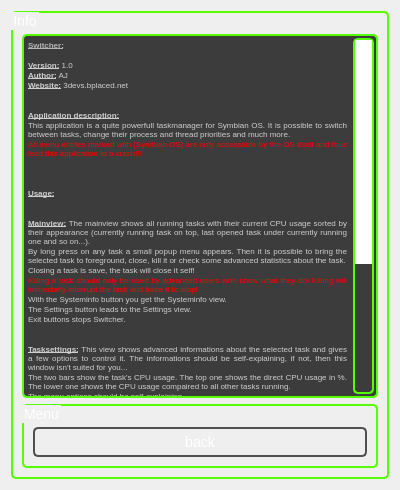
<?xml version="1.0" encoding="UTF-8"?>
<ui version="4.0">
 <class>Info</class>
 <widget class="QWidget" name="Info">
  <property name="geometry">
   <rect>
    <x>0</x>
    <y>0</y>
    <width>400</width>
    <height>490</height>
   </rect>
  </property>
  <property name="windowTitle">
   <string>Form</string>
  </property>
  <property name="styleSheet">
   <string notr="true">
QWidget {
font-size: 14px;
}

QCheckBox{
color:rgb(255,255,255);
}

QSpinBox{
color:rgb(255,255,255);
}

QScrollArea {
background: rgb(60, 60, 60);
}

QListWidget {
border: 2px solid gray;
border-radius: 5px;
border-color: rgb(85, 255, 0);
background: rgb(60, 60, 60);
color: white;
	selection-color: rgb(85, 255, 0);
	selection-background-color: rgb(90, 90, 90);
font-size: 22px;
}


QTextEdit {
border: 2px solid gray;
border-radius: 5px;
border-color: rgb(85, 255, 0);
background: rgb(60, 60, 60);
color: white;
	selection-color: rgb(85, 255, 0);
	selection-background-color: rgb(90, 90, 90);
}

QLabel {
background: none;
color: white;
}

QProgressBar {
color: white;
border: 2px solid  rgb(80, 80, 80);
text-align: center;
padding: 1px;
border-radius: 5px;
background: qradialgradient(cx: 0.5, cy: -0.5,
fx: 0.5, fy: -0.5,
radius: 1.35, stop: 0 #ddd, stop: 1 #111);
width: 30px;
height: 14px; 
}

QProgressBar::chunk {

border-radius: 3px;
background: qradialgradient(cx: 0.5, cy: -0.5,
fx: 0.5, fy: -0.5,
radius: 1.35, stop: 0.0 #fff, stop: 0.4999 #8f0,  stop: 0.5 #8f0, stop: 1.0 #050);
border: 1px solid rgb(0, 0, 0);
}

QGroupBox {
border: 2px solid;
border-radius: 5px;
border-color: rgb(85, 255, 0);
background: qradialgradient(cx: 0.5, cy: -0.5,
fx: 0.5, fy: -0.5,
radius: 1.35, stop: 0 #ddd, stop: 1 #111);
padding-top: 12px;
color: white;
selection-color: rgb(30, 30, 30);
}

QPushButton {
color: white;
border: 2px solid rgb(80, 80, 80);
border-radius: 5px;
padding: -2px;

background: qradialgradient(cx: 0.5, cy: -0.5,
fx: 0.5, fy: -0.5,
radius: 1.35, stop: 0 #ddd, stop: 1 #111);
min-width: 80px;
min-height:30px;
}

QPushButton:hover {
border: 2px solid  rgb(160, 160, 160);
background: qradialgradient(cx: 0.5, cy: -0.5,
fx: 0.5, fy: -0.5,
radius: 1.35, stop: 0 #fff, stop: 1 #111);
}

 QPushButton:pressed {
color:  rgb(85, 255, 0);
border: 2px solid rgb(85, 255, 0);
background: qradialgradient(cx: 0.5, cy: -0.5,
fx: 0.5, fy: -0.5,
radius: 1.35, stop: 0 #fff, stop: 1 #111);
}

QMenu{
border: 2px solid rgb(85, 255, 0);
border-radius: 5px;
font-size: 22px;
min-height:25px;
	selection-color: rgb(85, 255, 0);
	selection-background-color: rgb(90, 90, 90);
}




QScrollBar:horizontal {
border: 2px solid;
border-color: rgb(85,255,0);
border-radius: 5px;
background: rgb(60,60,60);
height: 25px;
margin: 2px 2px 2px 2px;
}
QScrollBar::handle:horizontal {
background: rgb(255,255,255);
min-width: 30px;
}
QScrollBar::add-line:horizontal {
background: none;
width: 20px;
subcontrol-position: right;
subcontrol-origin: margin;
}
QScrollBar::sub-line:horizontal {
background: none;
width: 20px;
subcontrol-position: left;
subcontrol-origin: margin;
}
QScrollBar:left-arrow:horizontal, QScrollBar::right-arrow:horizontal {
width: 3px;
height: 3px;
background: none;
}
QScrollBar::add-page:horizontal, QScrollBar::sub-page:horizontal {
background: none;
}



QScrollBar:vertical {
border: 2px solid;
border-color: rgb(85,255,0);
border-radius: 5px;
background: rgb(60,60,60);
width: 25px;
margin: 2px 2px 2px 2px;
}
QScrollBar::handle:vertical {
background: rgb(255,255,255);
min-height: 30px;
}
QScrollBar::add-line:vertical {
background: none;
height: 20px;
subcontrol-position: bottom;
subcontrol-origin: margin;
}
QScrollBar::sub-line:vertical {
background: none;
height: 20px;
subcontrol-position: top;
subcontrol-origin: margin;
}
QScrollBar:left-arrow:horizontal, QScrollBar::right-arrow:vertical {
width: 3px;
height: 3px;
background: none;
}
QScrollBar::add-page:horizontal, QScrollBar::sub-page:vertical {
background: none;
}
</string>
  </property>
  <layout class="QGridLayout" name="gridLayout">
   <item row="0" column="0">
    <widget class="QGroupBox" name="groupBox">
     <property name="title">
      <string>Info</string>
     </property>
     <layout class="QGridLayout" name="gridLayout_2">
      <item row="1" column="0">
       <widget class="QGroupBox" name="groupBox_2">
        <property name="title">
         <string>Menu</string>
        </property>
        <layout class="QGridLayout" name="gridLayout_3">
         <item row="0" column="0">
          <widget class="QPushButton" name="pushButton_back">
           <property name="text">
            <string>back</string>
           </property>
          </widget>
         </item>
        </layout>
       </widget>
      </item>
      <item row="0" column="0">
       <widget class="QTextBrowser" name="textBrowser">
        <property name="html">
         <string>&lt;!DOCTYPE HTML PUBLIC &quot;-//W3C//DTD HTML 4.0//EN&quot; &quot;http://www.w3.org/TR/REC-html40/strict.dtd&quot;&gt;
&lt;html&gt;&lt;head&gt;&lt;meta name=&quot;qrichtext&quot; content=&quot;1&quot; /&gt;&lt;style type=&quot;text/css&quot;&gt;
p, li { white-space: pre-wrap; }
&lt;/style&gt;&lt;/head&gt;&lt;body style=&quot; font-family:'MS Shell Dlg 2'; font-weight:400; font-style:normal;&quot;&gt;
&lt;p style=&quot; margin-top:0px; margin-bottom:0px; margin-left:0px; margin-right:0px; -qt-block-indent:0; text-indent:0px;&quot;&gt;&lt;span style=&quot; font-size:6pt; font-weight:600; text-decoration: underline; color:#b4b4b4;&quot;&gt;Switcher:&lt;/span&gt;&lt;/p&gt;
&lt;p style=&quot;-qt-paragraph-type:empty; margin-top:0px; margin-bottom:0px; margin-left:0px; margin-right:0px; -qt-block-indent:0; text-indent:0px; font-size:6pt; color:#cfcfcf;&quot;&gt;&lt;/p&gt;
&lt;p style=&quot; margin-top:0px; margin-bottom:0px; margin-left:0px; margin-right:0px; -qt-block-indent:0; text-indent:0px;&quot;&gt;&lt;span style=&quot; font-size:6pt; font-weight:600; text-decoration: underline; color:#cfcfcf;&quot;&gt;Version:&lt;/span&gt;&lt;span style=&quot; font-size:6pt; color:#cfcfcf;&quot;&gt; 1.0&lt;/span&gt;&lt;/p&gt;
&lt;p style=&quot; margin-top:0px; margin-bottom:0px; margin-left:0px; margin-right:0px; -qt-block-indent:0; text-indent:0px;&quot;&gt;&lt;span style=&quot; font-size:6pt; font-weight:600; text-decoration: underline; color:#cfcfcf;&quot;&gt;Author:&lt;/span&gt;&lt;span style=&quot; font-size:6pt; color:#cfcfcf;&quot;&gt; AJ&lt;/span&gt;&lt;/p&gt;
&lt;p style=&quot; margin-top:0px; margin-bottom:0px; margin-left:0px; margin-right:0px; -qt-block-indent:0; text-indent:0px;&quot;&gt;&lt;span style=&quot; font-size:6pt; font-weight:600; text-decoration: underline; color:#cfcfcf;&quot;&gt;Website:&lt;/span&gt;&lt;span style=&quot; font-size:6pt; color:#cfcfcf;&quot;&gt; 3devs.bplaced.net&lt;/span&gt;&lt;/p&gt;
&lt;p style=&quot;-qt-paragraph-type:empty; margin-top:0px; margin-bottom:0px; margin-left:0px; margin-right:0px; -qt-block-indent:0; text-indent:0px; font-size:6pt; color:#cfcfcf;&quot;&gt;&lt;/p&gt;
&lt;p style=&quot;-qt-paragraph-type:empty; margin-top:0px; margin-bottom:0px; margin-left:0px; margin-right:0px; -qt-block-indent:0; text-indent:0px; font-size:6pt; color:#cfcfcf;&quot;&gt;&lt;/p&gt;
&lt;p style=&quot; margin-top:0px; margin-bottom:0px; margin-left:0px; margin-right:0px; -qt-block-indent:0; text-indent:0px;&quot;&gt;&lt;span style=&quot; font-size:6pt; font-weight:600; text-decoration: underline; color:#cfcfcf;&quot;&gt;Application description:&lt;/span&gt;&lt;/p&gt;
&lt;p align=&quot;justify&quot; style=&quot; margin-top:0px; margin-bottom:0px; margin-left:0px; margin-right:0px; -qt-block-indent:0; text-indent:0px;&quot;&gt;&lt;span style=&quot; font-size:6pt; color:#cfcfcf;&quot;&gt;This application is a quite powerfull taskmanager for Symbian OS. It is possible to switch between tasks, change their process and thread priorities and much more. &lt;/span&gt;&lt;/p&gt;
&lt;p align=&quot;justify&quot; style=&quot; margin-top:0px; margin-bottom:0px; margin-left:0px; margin-right:0px; -qt-block-indent:0; text-indent:0px;&quot;&gt;&lt;span style=&quot; font-size:6pt; color:#ff0000;&quot;&gt;All menu entries marked with [Symbian OS] are only accessable by the OS itself and thus lead this application to a crash!!!&lt;/span&gt;&lt;/p&gt;
&lt;p style=&quot;-qt-paragraph-type:empty; margin-top:0px; margin-bottom:0px; margin-left:0px; margin-right:0px; -qt-block-indent:0; text-indent:0px; font-size:6pt; color:#ff0000;&quot;&gt;&lt;/p&gt;
&lt;p style=&quot;-qt-paragraph-type:empty; margin-top:0px; margin-bottom:0px; margin-left:0px; margin-right:0px; -qt-block-indent:0; text-indent:0px; font-size:6pt; color:#ff0000;&quot;&gt;&lt;/p&gt;
&lt;p style=&quot;-qt-paragraph-type:empty; margin-top:0px; margin-bottom:0px; margin-left:0px; margin-right:0px; -qt-block-indent:0; text-indent:0px; font-size:6pt; color:#ff0000;&quot;&gt;&lt;/p&gt;
&lt;p style=&quot; margin-top:0px; margin-bottom:0px; margin-left:0px; margin-right:0px; -qt-block-indent:0; text-indent:0px;&quot;&gt;&lt;span style=&quot; font-size:6pt; font-weight:600; text-decoration: underline; color:#cfcfcf;&quot;&gt;Usage:&lt;/span&gt;&lt;/p&gt;
&lt;p style=&quot;-qt-paragraph-type:empty; margin-top:0px; margin-bottom:0px; margin-left:0px; margin-right:0px; -qt-block-indent:0; text-indent:0px; font-size:6pt; font-weight:600; color:#cfcfcf;&quot;&gt;&lt;/p&gt;
&lt;p style=&quot;-qt-paragraph-type:empty; margin-top:0px; margin-bottom:0px; margin-left:0px; margin-right:0px; -qt-block-indent:0; text-indent:0px; font-size:6pt; font-weight:600; color:#cfcfcf;&quot;&gt;&lt;/p&gt;
&lt;p align=&quot;justify&quot; style=&quot; margin-top:0px; margin-bottom:0px; margin-left:0px; margin-right:0px; -qt-block-indent:0; text-indent:0px;&quot;&gt;&lt;span style=&quot; font-size:6pt; font-weight:600; text-decoration: underline; color:#cfcfcf;&quot;&gt;Mainview:&lt;/span&gt;&lt;span style=&quot; font-size:6pt; font-weight:600; color:#cfcfcf;&quot;&gt; &lt;/span&gt;&lt;span style=&quot; font-size:6pt; color:#cfcfcf;&quot;&gt;The mainview shows all running tasks with their current CPU usage sorted by their appearance (currently running task on top, last opened task under currently running one and so on...).&lt;/span&gt;&lt;/p&gt;
&lt;p align=&quot;justify&quot; style=&quot; margin-top:0px; margin-bottom:0px; margin-left:0px; margin-right:0px; -qt-block-indent:0; text-indent:0px;&quot;&gt;&lt;span style=&quot; font-size:6pt; color:#cfcfcf;&quot;&gt;By long press on any task a small popup menu appears. Then it is possible to bring the selected task to foreground, close, kill it or check some advanced statistics about the task.&lt;/span&gt;&lt;/p&gt;
&lt;p align=&quot;justify&quot; style=&quot; margin-top:0px; margin-bottom:0px; margin-left:0px; margin-right:0px; -qt-block-indent:0; text-indent:0px;&quot;&gt;&lt;span style=&quot; font-size:6pt; color:#cfcfcf;&quot;&gt;Closing a task is save, the task will close it self!&lt;/span&gt;&lt;/p&gt;
&lt;p align=&quot;justify&quot; style=&quot; margin-top:0px; margin-bottom:0px; margin-left:0px; margin-right:0px; -qt-block-indent:0; text-indent:0px;&quot;&gt;&lt;span style=&quot; font-size:6pt; color:#ff0000;&quot;&gt;Killing a task should only be used by advanced users who know what they do! Killing will immediatly interrupt the task and force it to stop!&lt;/span&gt;&lt;/p&gt;
&lt;p align=&quot;justify&quot; style=&quot; margin-top:0px; margin-bottom:0px; margin-left:0px; margin-right:0px; -qt-block-indent:0; text-indent:0px;&quot;&gt;&lt;span style=&quot; font-size:6pt; color:#cfcfcf;&quot;&gt;With the Systeminfo button you get the Systeminfo view.&lt;/span&gt;&lt;/p&gt;
&lt;p align=&quot;justify&quot; style=&quot; margin-top:0px; margin-bottom:0px; margin-left:0px; margin-right:0px; -qt-block-indent:0; text-indent:0px;&quot;&gt;&lt;span style=&quot; font-size:6pt; color:#cfcfcf;&quot;&gt;The Settings button leads to the Settings view.&lt;/span&gt;&lt;/p&gt;
&lt;p align=&quot;justify&quot; style=&quot; margin-top:0px; margin-bottom:0px; margin-left:0px; margin-right:0px; -qt-block-indent:0; text-indent:0px;&quot;&gt;&lt;span style=&quot; font-size:6pt; color:#cfcfcf;&quot;&gt;Exit buttons stops Switcher.&lt;/span&gt;&lt;/p&gt;
&lt;p style=&quot;-qt-paragraph-type:empty; margin-top:0px; margin-bottom:0px; margin-left:0px; margin-right:0px; -qt-block-indent:0; text-indent:0px; font-size:6pt; color:#cfcfcf;&quot;&gt;&lt;/p&gt;
&lt;p style=&quot;-qt-paragraph-type:empty; margin-top:0px; margin-bottom:0px; margin-left:0px; margin-right:0px; -qt-block-indent:0; text-indent:0px; font-size:6pt; color:#cfcfcf;&quot;&gt;&lt;/p&gt;
&lt;p align=&quot;justify&quot; style=&quot; margin-top:0px; margin-bottom:0px; margin-left:0px; margin-right:0px; -qt-block-indent:0; text-indent:0px;&quot;&gt;&lt;span style=&quot; font-size:6pt; font-weight:600; text-decoration: underline; color:#cfcfcf;&quot;&gt;Tasksettings:&lt;/span&gt;&lt;span style=&quot; font-size:6pt; font-weight:600; color:#cfcfcf;&quot;&gt; &lt;/span&gt;&lt;span style=&quot; font-size:6pt; color:#cfcfcf;&quot;&gt;This view shows advanced informations about the selected task and gives a few options to control it. The informations should be self-explaining, if not, then this window isn't suited for you...&lt;/span&gt;&lt;/p&gt;
&lt;p align=&quot;justify&quot; style=&quot; margin-top:0px; margin-bottom:0px; margin-left:0px; margin-right:0px; -qt-block-indent:0; text-indent:0px;&quot;&gt;&lt;span style=&quot; font-size:6pt; color:#cfcfcf;&quot;&gt;The two bars show the task's CPU usage. The top one shows the direct CPU usage in %. The lower one shows the CPU usage compaired to all other tasks running.&lt;/span&gt;&lt;/p&gt;
&lt;p align=&quot;justify&quot; style=&quot; margin-top:0px; margin-bottom:0px; margin-left:0px; margin-right:0px; -qt-block-indent:0; text-indent:0px;&quot;&gt;&lt;span style=&quot; font-size:6pt; color:#cfcfcf;&quot;&gt;The menu options should be self-explaining.&lt;/span&gt;&lt;/p&gt;
&lt;p align=&quot;justify&quot; style=&quot; margin-top:0px; margin-bottom:0px; margin-left:0px; margin-right:0px; -qt-block-indent:0; text-indent:0px;&quot;&gt;&lt;span style=&quot; font-size:6pt; color:#cfcfcf;&quot;&gt;I REPEAT ONE MORE TIME:&lt;/span&gt;&lt;/p&gt;
&lt;p align=&quot;justify&quot; style=&quot; margin-top:0px; margin-bottom:0px; margin-left:0px; margin-right:0px; -qt-block-indent:0; text-indent:0px;&quot;&gt;&lt;span style=&quot; font-size:6pt; color:#ff0000;&quot;&gt;All menu entries marked with [Symbian OS] are only accessable by the OS itself and thus lead this application to a crash!!!&lt;/span&gt;&lt;/p&gt;
&lt;p align=&quot;justify&quot; style=&quot; margin-top:0px; margin-bottom:0px; margin-left:0px; margin-right:0px; -qt-block-indent:0; text-indent:0px;&quot;&gt;&lt;span style=&quot; font-size:6pt; color:#ff0000;&quot;&gt;Killing a task should only be used by advanced users who know what they do! Killing will immediatly interrupt the task and force it to stop!&lt;/span&gt;&lt;/p&gt;
&lt;p align=&quot;justify&quot; style=&quot;-qt-paragraph-type:empty; margin-top:0px; margin-bottom:0px; margin-left:0px; margin-right:0px; -qt-block-indent:0; text-indent:0px; font-size:6pt; color:#ff0000;&quot;&gt;&lt;/p&gt;
&lt;p style=&quot;-qt-paragraph-type:empty; margin-top:0px; margin-bottom:0px; margin-left:0px; margin-right:0px; -qt-block-indent:0; text-indent:0px; font-size:6pt; color:#ff0000;&quot;&gt;&lt;/p&gt;
&lt;p align=&quot;justify&quot; style=&quot; margin-top:0px; margin-bottom:0px; margin-left:0px; margin-right:0px; -qt-block-indent:0; text-indent:0px;&quot;&gt;&lt;span style=&quot; font-size:6pt; font-weight:600; text-decoration: underline; color:#cfcfcf;&quot;&gt;Systeminfo:&lt;/span&gt;&lt;span style=&quot; font-size:6pt; font-weight:600; color:#cfcfcf;&quot;&gt; &lt;/span&gt;&lt;span style=&quot; font-size:6pt; color:#cfcfcf;&quot;&gt;this view shows general system information. At this early stage there are only Drive informations available. This will be extended in next versions of this application.&lt;/span&gt;&lt;/p&gt;
&lt;p align=&quot;justify&quot; style=&quot; margin-top:0px; margin-bottom:0px; margin-left:0px; margin-right:0px; -qt-block-indent:0; text-indent:0px;&quot;&gt;&lt;span style=&quot; font-size:6pt; color:#cfcfcf;&quot;&gt;Below the info you can see the CPU usage as a progessing graph. RAM and POWERCONSUMPTION will follow too...&lt;/span&gt;&lt;/p&gt;
&lt;p style=&quot;-qt-paragraph-type:empty; margin-top:0px; margin-bottom:0px; margin-left:0px; margin-right:0px; -qt-block-indent:0; text-indent:0px; font-size:6pt; color:#cfcfcf;&quot;&gt;&lt;/p&gt;
&lt;p style=&quot;-qt-paragraph-type:empty; margin-top:0px; margin-bottom:0px; margin-left:0px; margin-right:0px; -qt-block-indent:0; text-indent:0px; font-size:6pt; color:#cfcfcf;&quot;&gt;&lt;/p&gt;
&lt;p style=&quot;-qt-paragraph-type:empty; margin-top:0px; margin-bottom:0px; margin-left:0px; margin-right:0px; -qt-block-indent:0; text-indent:0px; font-size:6pt; color:#cfcfcf;&quot;&gt;&lt;/p&gt;
&lt;p style=&quot; margin-top:0px; margin-bottom:0px; margin-left:0px; margin-right:0px; -qt-block-indent:0; text-indent:0px;&quot;&gt;&lt;span style=&quot; font-size:6pt; font-weight:600; text-decoration: underline; color:#cfcfcf;&quot;&gt;Upcoming features:&lt;/span&gt;&lt;/p&gt;
&lt;p style=&quot; margin-top:0px; margin-bottom:0px; margin-left:0px; margin-right:0px; -qt-block-indent:0; text-indent:0px;&quot;&gt;&lt;span style=&quot; font-size:6pt; color:#cfcfcf;&quot;&gt;-POWER graph&lt;/span&gt;&lt;/p&gt;
&lt;p style=&quot; margin-top:0px; margin-bottom:0px; margin-left:0px; margin-right:0px; -qt-block-indent:0; text-indent:0px;&quot;&gt;&lt;span style=&quot; font-size:6pt; color:#cfcfcf;&quot;&gt;-VOLTAGE graph&lt;/span&gt;&lt;/p&gt;
&lt;p style=&quot; margin-top:0px; margin-bottom:0px; margin-left:0px; margin-right:0px; -qt-block-indent:0; text-indent:0px;&quot;&gt;&lt;span style=&quot; font-size:6pt; color:#cfcfcf;&quot;&gt;-more Systeminfo entries&lt;/span&gt;&lt;/p&gt;
&lt;p style=&quot;-qt-paragraph-type:empty; margin-top:0px; margin-bottom:0px; margin-left:0px; margin-right:0px; -qt-block-indent:0; text-indent:0px; font-size:6pt; color:#cfcfcf;&quot;&gt;&lt;/p&gt;
&lt;p style=&quot; margin-top:0px; margin-bottom:0px; margin-left:0px; margin-right:0px; -qt-block-indent:0; text-indent:0px;&quot;&gt;&lt;span style=&quot; font-size:6pt; color:#cfcfcf;&quot;&gt;If you think there should be more features then please tell me :)   (the link is on the top ^^)&lt;/span&gt;&lt;/p&gt;&lt;/body&gt;&lt;/html&gt;</string>
        </property>
        <property name="openExternalLinks">
         <bool>true</bool>
        </property>
       </widget>
      </item>
     </layout>
    </widget>
   </item>
  </layout>
 </widget>
 <resources/>
 <connections/>
</ui>
